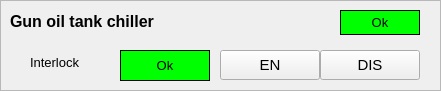
  <widget class="QFrame" name="frame_5" >
   <property name="geometry" >
    <rect>
     <x>10</x>
     <y>590</y>
     <width>441</width>
     <height>91</height>
    </rect>
   </property>
   <property name="frameShape" >
    <enum>QFrame::StyledPanel</enum>
   </property>
   <property name="frameShadow" >
    <enum>QFrame::Raised</enum>
   </property>
   <widget class="QLabel" name="lbVac_3" >
    <property name="geometry" >
     <rect>
      <x>10</x>
      <y>10</y>
      <width>157</width>
      <height>22</height>
     </rect>
    </property>
    <property name="font" >
     <font>
      <pointsize>12</pointsize>
      <weight>75</weight>
      <bold>true</bold>
     </font>
    </property>
    <property name="text" >
     <string>Gun oil tank chiller</string>
    </property>
   </widget>
   <widget class="QLabel" name="lbHeat_Stop_4" >
    <property name="geometry" >
     <rect>
      <x>30</x>
      <y>50</y>
      <width>83</width>
      <height>25</height>
     </rect>
    </property>
    <property name="font" >
     <font>
      <pointsize>10</pointsize>
      <weight>50</weight>
      <bold>false</bold>
     </font>
    </property>
    <property name="text" >
     <string>Interlock</string>
    </property>
   </widget>
   <widget class="CALabel" name="calbGun2_7" >
    <property name="geometry" >
     <rect>
      <x>120</x>
      <y>50</y>
      <width>90</width>
      <height>31</height>
     </rect>
    </property>
    <property name="palette" >
     <palette>
      <active>
       <colorrole role="Window" >
        <brush brushstyle="SolidPattern" >
         <color alpha="255" >
          <red>0</red>
          <green>255</green>
          <blue>0</blue>
         </color>
        </brush>
       </colorrole>
      </active>
      <inactive>
       <colorrole role="Window" >
        <brush brushstyle="SolidPattern" >
         <color alpha="255" >
          <red>0</red>
          <green>255</green>
          <blue>0</blue>
         </color>
        </brush>
       </colorrole>
      </inactive>
      <disabled>
       <colorrole role="Window" >
        <brush brushstyle="SolidPattern" >
         <color alpha="255" >
          <red>239</red>
          <green>239</green>
          <blue>239</blue>
         </color>
        </brush>
       </colorrole>
      </disabled>
     </palette>
    </property>
    <property name="font" >
     <font>
      <pointsize>10</pointsize>
     </font>
    </property>
    <property name="autoFillBackground" >
     <bool>true</bool>
    </property>
    <property name="frameShape" >
     <enum>QFrame::Box</enum>
    </property>
    <property name="text" >
     <string>Ok</string>
    </property>
    <property name="alignment" >
     <set>Qt::AlignCenter</set>
    </property>
    <property name="pvname" >
     <string>EC1_TLPLC_STAT_GUNDIS</string>
    </property>
    <property name="cmode" stdset="0" >
     <enum>CALabel::Alarm</enum>
    </property>
    <property name="fillcol" stdset="0" >
     <color>
      <red>0</red>
      <green>255</green>
      <blue>0</blue>
     </color>
    </property>
    <property name="ttdmode" stdset="0" >
     <enum>CALabel::Show</enum>
    </property>
    <property name="truelabel" >
     <string>Disable</string>
    </property>
    <property name="falselabel" >
     <string>Enable</string>
    </property>
    <property name="dbrequest" stdset="0" >
     <enum>CALabel::DBRGDBL</enum>
    </property>
   </widget>
   <widget class="CAPushButton" name="capbMPSset_6" >
    <property name="geometry" >
     <rect>
      <x>220</x>
      <y>50</y>
      <width>100</width>
      <height>30</height>
     </rect>
    </property>
    <property name="font" >
     <font>
      <pointsize>11</pointsize>
     </font>
    </property>
    <property name="text" >
     <string>EN</string>
    </property>
    <property name="buttonType" >
     <enum>CAPushButton::PulseButton</enum>
    </property>
    <property name="pvname" >
     <string>EC1_TLPLC_ECMD_GUNEN</string>
    </property>
    <property name="truelabel" >
     <string>EN</string>
    </property>
    <property name="falselabel" >
     <string>EN</string>
    </property>
    <property name="selColor" >
     <color>
      <red>0</red>
      <green>170</green>
      <blue>0</blue>
     </color>
    </property>
    <property name="selTColor" >
     <color>
      <red>255</red>
      <green>255</green>
      <blue>255</blue>
     </color>
    </property>
   </widget>
   <widget class="CAPushButton" name="capbMPSset_5" >
    <property name="geometry" >
     <rect>
      <x>320</x>
      <y>50</y>
      <width>100</width>
      <height>30</height>
     </rect>
    </property>
    <property name="font" >
     <font>
      <pointsize>11</pointsize>
     </font>
    </property>
    <property name="text" >
     <string>DIS</string>
    </property>
    <property name="buttonType" >
     <enum>CAPushButton::PulseButton</enum>
    </property>
    <property name="pvname" >
     <string>EC1_TLPLC_ECMD_GUNDIS</string>
    </property>
    <property name="truelabel" >
     <string>DIS</string>
    </property>
    <property name="falselabel" >
     <string>DIS</string>
    </property>
    <property name="selColor" >
     <color>
      <red>255</red>
      <green>0</green>
      <blue>0</blue>
     </color>
    </property>
    <property name="selTColor" >
     <color>
      <red>255</red>
      <green>255</green>
      <blue>255</blue>
     </color>
    </property>
   </widget>
   <widget class="CALabel" name="calbGun2_8" >
    <property name="geometry" >
     <rect>
      <x>340</x>
      <y>10</y>
      <width>80</width>
      <height>25</height>
     </rect>
    </property>
    <property name="palette" >
     <palette>
      <active>
       <colorrole role="Window" >
        <brush brushstyle="SolidPattern" >
         <color alpha="255" >
          <red>0</red>
          <green>255</green>
          <blue>0</blue>
         </color>
        </brush>
       </colorrole>
      </active>
      <inactive>
       <colorrole role="Window" >
        <brush brushstyle="SolidPattern" >
         <color alpha="255" >
          <red>0</red>
          <green>255</green>
          <blue>0</blue>
         </color>
        </brush>
       </colorrole>
      </inactive>
      <disabled>
       <colorrole role="Window" >
        <brush brushstyle="SolidPattern" >
         <color alpha="255" >
          <red>239</red>
          <green>239</green>
          <blue>239</blue>
         </color>
        </brush>
       </colorrole>
      </disabled>
     </palette>
    </property>
    <property name="font" >
     <font>
      <pointsize>10</pointsize>
     </font>
    </property>
    <property name="autoFillBackground" >
     <bool>true</bool>
    </property>
    <property name="frameShape" >
     <enum>QFrame::Box</enum>
    </property>
    <property name="text" >
     <string>Ok</string>
    </property>
    <property name="alignment" >
     <set>Qt::AlignCenter</set>
    </property>
    <property name="pvname" >
     <string>EC1_GUN_OIL_OK</string>
    </property>
    <property name="cmode" stdset="0" >
     <enum>CALabel::Alarm</enum>
    </property>
    <property name="fillcol" stdset="0" >
     <color>
      <red>0</red>
      <green>255</green>
      <blue>0</blue>
     </color>
    </property>
    <property name="ttdmode" stdset="0" >
     <enum>CALabel::Show</enum>
    </property>
    <property name="truelabel" >
     <string>Fault</string>
    </property>
    <property name="falselabel" >
     <string>OK</string>
    </property>
    <property name="dbrequest" stdset="0" >
     <enum>CALabel::DBRGDBL</enum>
    </property>
   </widget>
  </widget>
